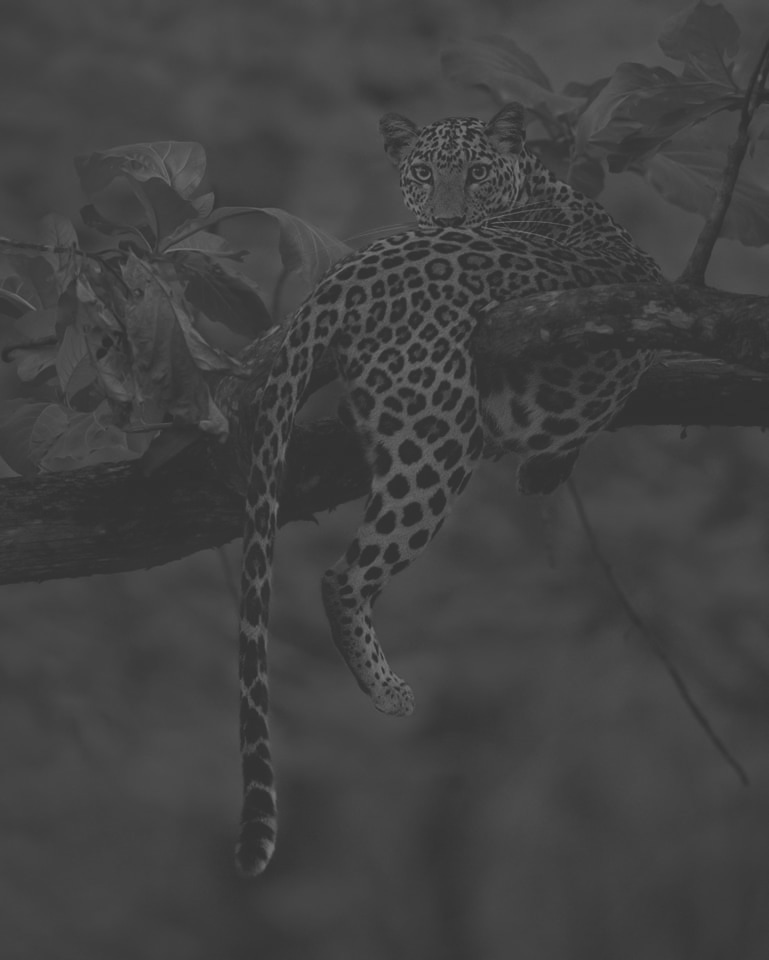
#> input picture Images/african_leopard_bw_low.jpg, 769 x 960 px
$ python Constrast_Brightness.py
#> lines starting #> are read from the running program, lines starting #| are printed output that depends on the picture
import cv2
import time
from pathlib import Path

img_path = str(Path(__file__).parent.parent / 'Images/african_leopard_bw_low.jpg')

img = cv2.imread(img_path, cv2.IMREAD_GRAYSCALE)
#> img is the input picture: shape (960, 769); min 45, max 116, mean 66
contrast = 6
k = 100
brightness = 30
start_time = time.time()

img = (img - k) * contrast + k + brightness
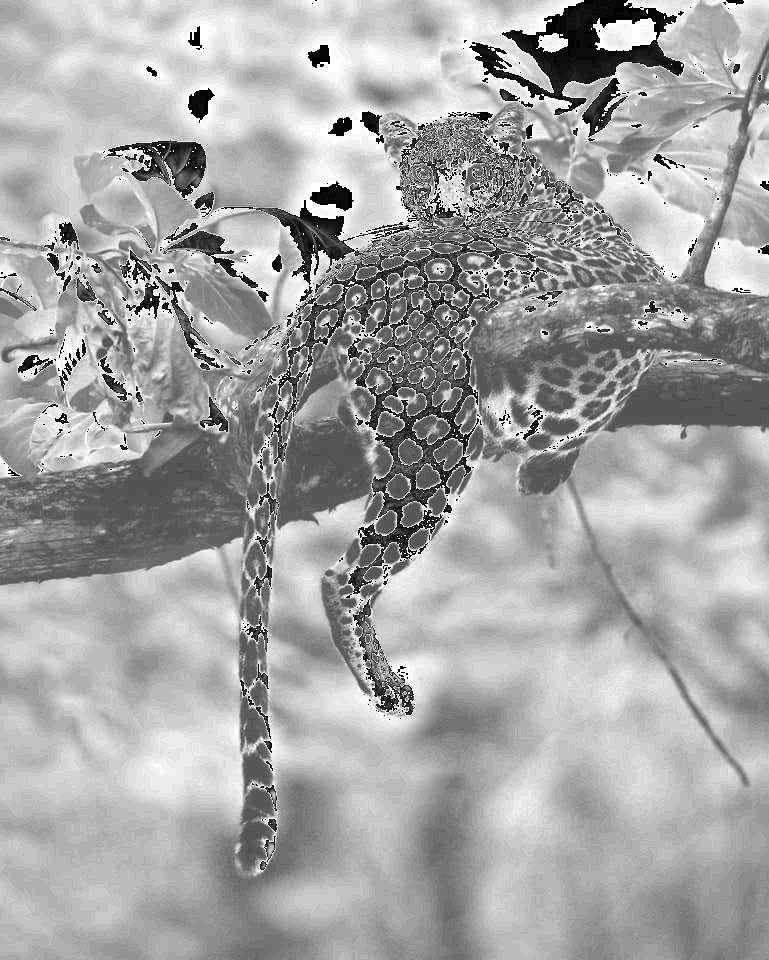
#> img: shape (960, 769); min 4, max 254, mean 164.4
img[img > 255] = 255
img[img < 0] = 0
elapsed_time = time.time() - start_time

print(elapsed_time)

cv2.imshow('image', img)
cv2.waitKey(0)
cv2.destroyAllWindows()

$ run again, with Images/210088.jpg copied over Images/african_leopard_bw_low.jpg
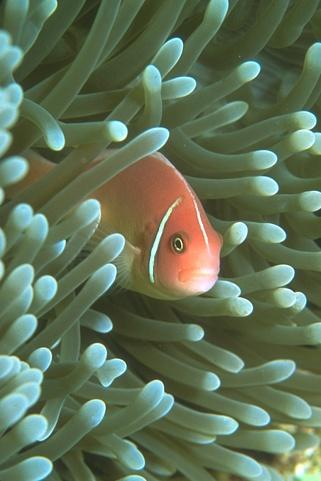
#> input picture Images/210088.jpg, 321 x 481 px
#> `img = cv2.imread(img_path, cv2.IMREAD_GRAYSCALE)`:
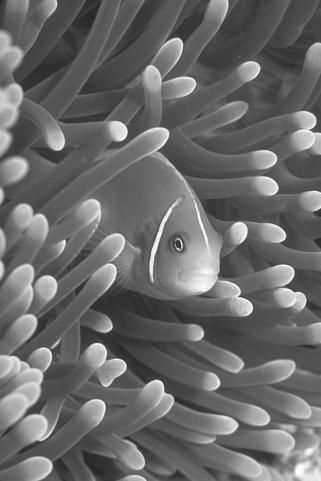
#> img: shape (481, 321); min 27, max 255, mean 105.7
#> `img = (img - k) * contrast + k + brightness`:
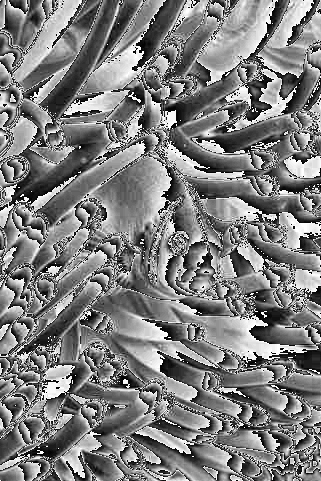
#> img: shape (481, 321); min 0, max 254, mean 126.6
